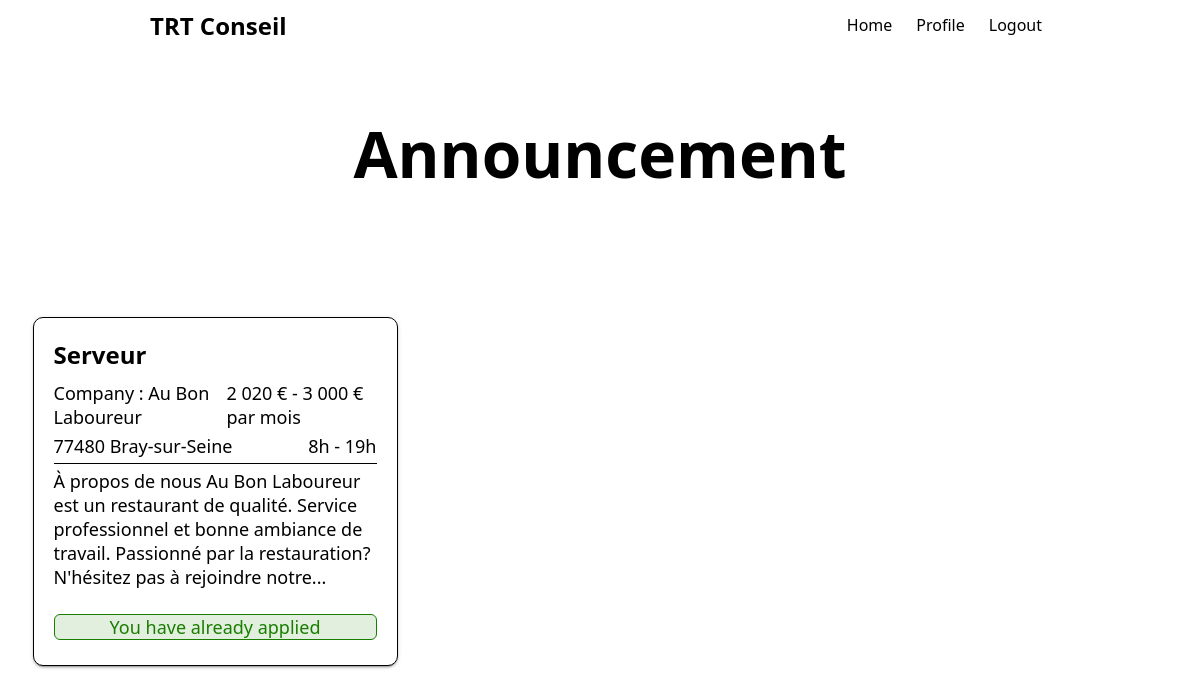
The page /index.php (signed in) on the database its author committed.
### tables this page shows
CREATE TABLE `announcements` (
  `Id_Announcement` int(11) NOT NULL,
  `Id_Recruiter` int(11) NOT NULL,
  `Title` varchar(255) NOT NULL,
  `Company_Name` varchar(255) NOT NULL,
  `Workplace` varchar(255) NOT NULL,
  `Schedule` varchar(255) NOT NULL,
  `Salary` varchar(255) NOT NULL,
  `Description` varchar(1000) NOT NULL,
  `Is_Checked` bit(1) DEFAULT NULL
);

### controllers/pageControllers/PageControllers.php (called while the page is built, shortened)
<?php
class Controller
{
    public function home()
    {
        require_once 'views/home.php';
    }
}

### index.php (called while the page is built)
<?php
    require_once 'controllers/pageControllers/PageControllers.php';
    $controller = new Controller();
    $controller->home();

### models/Database.php (called while the page is built, shortened)
<?php
class Database {
    private $host = 'localhost';
    private $user = 'root';
    private $pass = '';
    private $dbname = 'trt_conseil';
    private $dbh;
    private $stmt;
    public function __construct(){
        $dsn = 'mysql:host='.$this->host.';dbname='.$this->dbname;
        $options = array(
            PDO::ATTR_PERSISTENT => true,
            PDO::ATTR_ERRMODE => PDO::ERRMODE_EXCEPTION
        );
        try {
            $this->dbh = new PDO($dsn, $this->user, $this->pass, $options);
        } catch (PDOException $e) {
            $this->error = $e->getMessage();
            echo $this->error;
        }
    }
    public function query($sql)
    {
        $this->stmt = $this->dbh->prepare($sql);
    }
    public function bind($param, $value, $type = null){
        if (is_null($type)) {
            switch (true) {
                default:
                    $type = PDO::PARAM_STR;
            }
        }
        $this->stmt->bindValue($param, $value, $type);
    }
    public function execute(){
        return $this->stmt->execute();
    }
    public function resultSet(){
        $this->execute();
        return $this->stmt->fetchAll(PDO::FETCH_OBJ);
    }
    public function single(){
        $this->execute();
        return $this->stmt->fetch(PDO::FETCH_OBJ);
    }
    public function rowCount(){
        return $this->stmt->rowCount();
    }
}

### models/Announcement.php (called while the page is built, shortened)
<?php
require_once 'Database.php';
class Announcement {
    private $db;
    public function __construct(){
        $this->db = new Database;
    }
    public function announcementsInfo(){
        $this->db->query('SELECT * FROM announcements');
        $row = $this->db->resultSet();
        if($this->db->rowCount() > 0){
            return $row;
        }else{
            return false;
        }
    }
    public function checkAnnouncementValidation($announcementId)
    {
        $this->db->query('SELECT Is_Checked FROM announcements WHERE Id_Announcement = :announcementId');
        $this->db->bind(':announcementId', $announcementId);
        $row = $this->db->single();
        if($this->db->rowCount() > 0){
            return $row;
        }else{
            return false;
        }
    }
}

### controllers/troque_chaine.php (called while the page is built)
<?php
function tronque_chaine ($chaine, $lg_max) {
    if (strlen($chaine) > $lg_max) {
        $chaine = substr($chaine, 0, $lg_max);
        $last_space = strrpos($chaine, " ");
        $chaine = substr($chaine, 0, $last_space)."...";
        return $chaine;
    }else{
        return $chaine;
    }
}

### models/Applied_candidate.php (called while the page is built, shortened)
<?php
require_once 'Database.php';
class Applied_candidate {
    private $db;
    public function __construct(){
        $this->db = new Database;
    }
    public function findApply($id_candidate)
    {
        $this->db->query('SELECT * FROM applied_candidates WHERE Id_Candidate = :id_candidate ');
        $this->db->bind(':id_candidate', $id_candidate);
        $row = $this->db->resultSet();
        if($this->db->rowCount() > 0){
            return $row;
        }else{
            return false;
        }
    }
}

### models/Candidate.php (called while the page is built, shortened)
<?php
require_once 'Database.php';
class Candidate {
    private $db;
    public function __construct(){
        $this->db = new Database;
    }
    public function displayProfile($userId)
    {
        $this->db->query('SELECT Email, Name, Lastname, CV_Id, CV_Name FROM users, candidates WHERE candidates.Id_User = :userId AND users.Id_User = :userId ');
        $this->db->bind(':userId', $userId);
        $row = $this->db->single();
        if($this->db->rowCount() > 0){
            return $row;
        }else{
            return false;
        }
    }
    public function checkCandidateValidation($userId)
    {
        $this->db->query('SELECT Is_Checked FROM candidates WHERE Id_User = :userId');
        $this->db->bind(':userId', $userId);
        $row = $this->db->single();
        if($this->db->rowCount() > 0){
            return $row;
        }else{
            return false;
        }
    }
}

### views/home.php (the view, shortened to what this page needs)
<?php
    require_once 'layout/header.php';
    require_once 'controllers/troque_chaine.php';
    require_once 'models/Candidate.php';
    require_once 'models/Applied_candidate.php';
    require_once 'models/Announcement.php';
    $announcementModel = new Announcement;
    $announcementInfo = $announcementModel->announcementsInfo();
    if (isset($_SESSION['userId'])) {
        $candidateModel = new Candidate;
        $candidateInfo = $candidateModel->checkCandidateValidation($_SESSION['userId']);
        $applied_candidateModel = new Applied_candidate;
        $applied_candidateInfo = $applied_candidateModel->findApply($_SESSION['userId']);
    }
?>
<!DOCTYPE html>
<html lang="en">
<head>
    <link rel="stylesheet" href="views/css/header/navbar.css">
    <link rel="stylesheet" href="views/css/home.css">
</head>
<body>
    <?php echo $header; ?>
    <main>
        <h1>Announcement</h1>
        <section class="cards">
            <?php
                $announcements = 0;
                if ($announcementInfo != null) {
                    for ($i=0; $i < count($announcementInfo); $i++) {
                        $announcement = $announcementModel->checkAnnouncementValidation($announcementInfo[$i]->Id_Announcement);
                    if ($announcement->Is_Checked == 1) {
                        $announcements++;
            ?>
                        <a id=<?= 'announcement_'.$announcements?> href=<?="announcementDetails.php?announcement=".$announcementInfo[$i]->Id_Announcement?>>
                            <article class="card">
                                <h2><?=$announcementInfo[$i]->Title ?></h2>
                                <div class="row-card">
                                    <p>Company : <?=$announcementInfo[$i]->Company_Name ?></p>
                                    <p><?=$announcementInfo[$i]->Salary ?></p>
                                </div>
                                <div class="row-card">
                                    <p><?=tronque_chaine($announcementInfo[$i]->Workplace , 30)?></p>
                                    <p><?=$announcementInfo[$i]->Schedule ?></p>
                                </div>
                                <div class="box-description">
                                    <p><?=tronque_chaine($announcementInfo[$i]->Description, 200) ?></p>
                                </div>
                                <?php
                                    if (isset($_SESSION['userId'])) {
                                        if ($_SESSION['userRole'] == 2) {
                                        if (!empty($applied_candidateInfo)) {
                                            for ($j=0; $j < count($applied_candidateInfo); $j++) {
                                                if (isset($_SESSION['userId']) && $candidateInfo->Is_Checked == 1) {
                                                    if ($applied_candidateInfo[$j]->Id_Announcement == $announcementInfo[$i]->Id_Announcement) {
                                                        echo '<p class="form-message-green">You have already applied</p>';
                                                    }
                                                }
                                            }
                                        }
                                ?>
                                <?php
                                        }
                                    }
                                ?>
                            </article>
                        </a>
            <?php
                        }
                    }
                }
            ?>
        </section>
    </main>
</body>
</html>

### views/css/header/navbar.css (style rules this page uses)
* { margin: 0; padding: 0; font-family: Noto Sans, sans-serif; }
a { color: rgba(0, 0, 0); text-decoration: none; }

### views/css/home.css (style rules this page uses)
* { margin: 0; padding: 0; }
main { display: flex; flex-direction: column; justify-content: center; align-items: center; margin: 70px 15px 30px 15px; }
h1 { text-align: center; font-size: 36px; font-weight: 600; margin: 20px 0 20px 0; }
.cards { display: flex; flex-wrap: wrap; justify-content: center; }
.cards a { text-decoration: none; background: none; }
.card { display: flex; flex-direction: column; width: 323px; margin: 0 0 20px; padding: 20px; border-radius: 10px; background: white; border: 1px black solid; box-shadow: 0 2px 2px 0 rgb(0 0 0 / 14%), 0 3px 1px -2px rgb(0 0 0 / 20%), 0 1px 5px 0 rgb(0 0 0 / 12%); }
.card .row-card { display: flex; justify-content: space-between; }
.card h2 { font-size: 24px; font-weight: 600; margin: 0 0 10px 0; }
.card p { font-size: 18px; margin: 0 0 5px 0; }
.card .box-description { text-align: left; width: 100%; border-top: 1px solid black; padding: 5px 0 0 0; height: 135px; margin: 0 0 10px 0; }
.form-message-green { text-align: center; color: #197e00; background: #197e0020; border: 1px #197e00 solid; border-radius: 6px; margin: 0 0 20px; }
@media (min-width: 600px) { main { margin: 80px 15px 30px 15px; } }
@media (min-width: 600px) { .card { margin: 10px 10px; } }
@media (min-width: 600px) { h1 { font-size: 50px; margin: 20px 0 60px 0; } }
@media (min-width: 1184px) { main { margin: 90px 15px 30px 15px; } }
@media (min-width: 1184px) { .cards { width: 1155px; justify-content: start; } }
@media (min-width: 1184px) { h1 { font-size: 64px; margin: 20px 0 110px 0; } }
@media (min-width: 1184px) { .form-message-green { text-align: center; color: #197e00; background: #197e0020; border: 1px #197e00 solid; border-radius: 6px; margin: 0 90px 20px; } }

### rows shown on the page
announcements: Title "Serveur", Company_Name "Au Bon Laboureur", Salary "2 020 € - 3 000 € par mois", Workplace "77480 Bray-sur-Seine", Schedule "8h - 19h", Description "À propos de nous Au Bon Laboureur est un restaurant de qualité. Service professionnel et bonne ambiance de travail. Passionné par la restauration? N'hésitez pas à rejoindre notre..."
